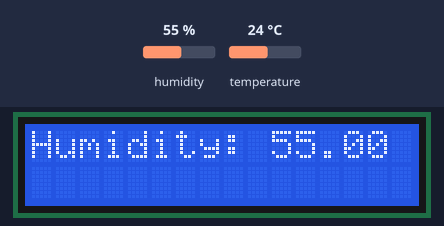
Bench run of a sketch on a simulated Arduino Uno, built with avr-gcc and run on an emulated ATmega328P. On the bench: 16×2 character LCD. The inputs (shaded band) are chosen by the test bench; at power-on: humidity 55 %, temperature 24 °C.

Above: at 1.7 s.
1.8 s: humidity set to 22 %
At 6.0 s:
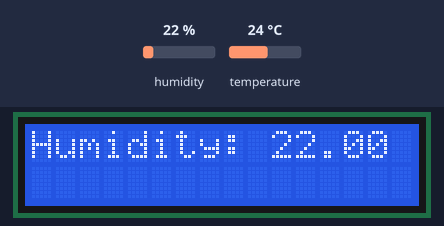
8.1 s: temperature set to 12 °C
At 12.2 s:
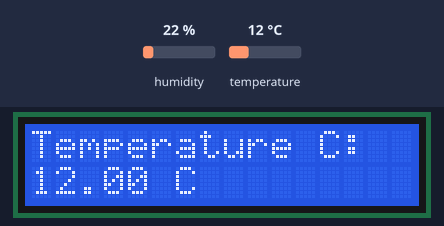
13.5 s: humidity set to 40 %
At 14.5 s:
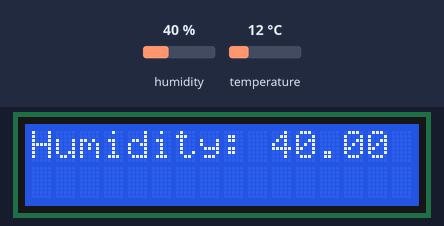
18.9 s: temperature set to 19 °C
At 27.0 s:
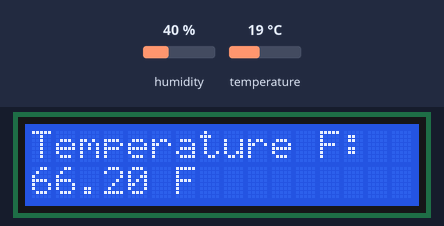
Timing chart, 0 to 28.5 s (numbered marks = the images above; inputs shaded):
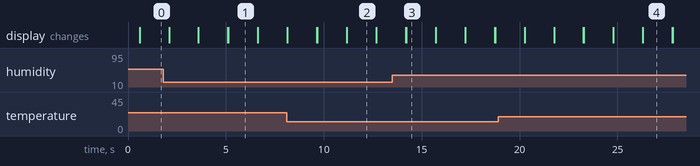

Measured:
- what the display in image 1 shows lasts 1.5 s, from 5.1 s to 6.6 s

The sketch:

dht.ino
```cpp
#include "DHT.h"
#include <LiquidCrystal.h>
#define Type DHT11
int rs = 7;
int en = 3;
int d4 = 4;
int d5 = 10;
int d6 = 11;
int d7 = 12;

int sensePin = 2;
DHT HT(sensePin, Type);
float humidity;
float tempC;
float tempF;
int setTime = 500;
LiquidCrystal lcd(rs, en, d4, d5, d6, d7);

void setup()
{
  // put your setup code here, to run once:
  pinMode(sensePin, INPUT);
  Serial.begin(9600);
  HT.begin();
  delay(setTime);
  lcd.begin(16, 2);

}

void loop()
{
  // put your main code here, to run repeatedly:
  lcd.setCursor(0,0);
  humidity = HT.readHumidity();
  tempC = HT.readTemperature();
  tempF = HT.readTemperature(true);
  lcd.print("Humidity: ");
  lcd.print(humidity);
  delay(1500);
  lcd.clear();
  lcd.setCursor(0, 0);
  lcd.print("Temperature C: ");
  lcd.setCursor(0, 1);
  lcd.print(tempC);
  lcd.print(" C");
  delay(1500);
  lcd.clear();
  lcd.setCursor(0, 0);
  lcd.print("Temperature F: ");
  lcd.setCursor(0, 1);
  lcd.print(tempF);
  lcd.println(" F");
  delay(1500);
  lcd.clear();

}
```
